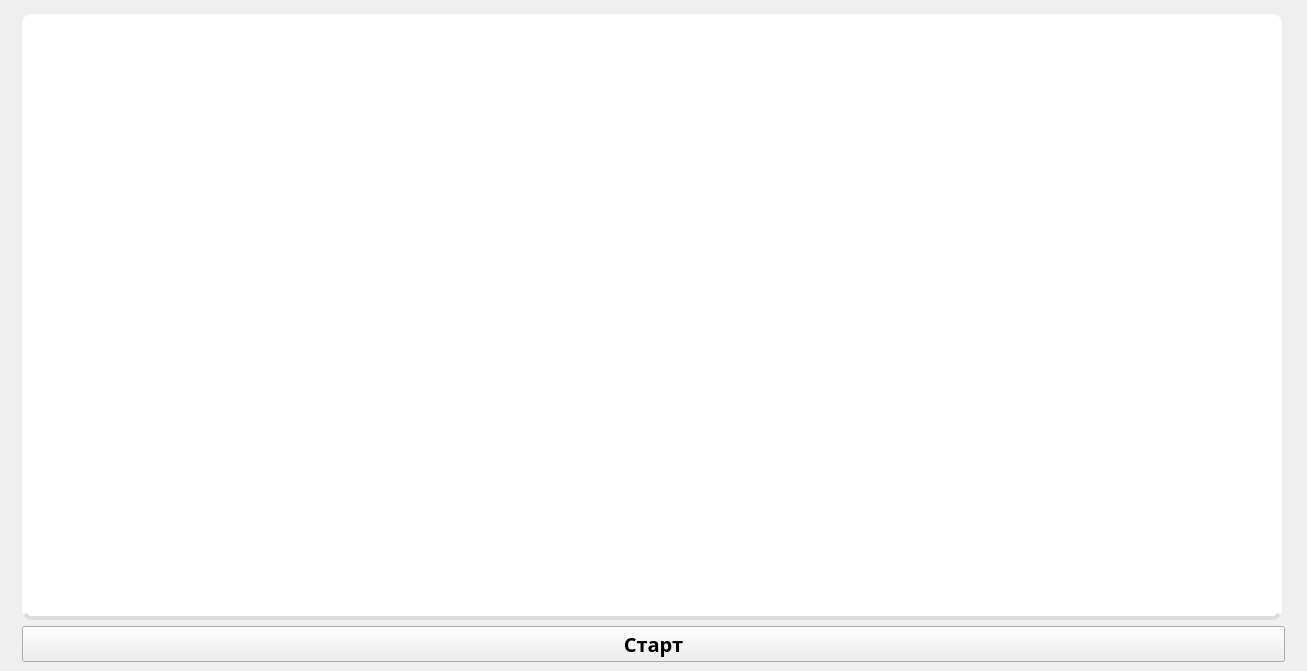
<?xml version="1.0" encoding="UTF-8"?>
<ui version="4.0">
 <class>MainWindow</class>
 <widget class="QMainWindow" name="MainWindow">
  <property name="geometry">
   <rect>
    <x>0</x>
    <y>0</y>
    <width>1307</width>
    <height>671</height>
   </rect>
  </property>
  <property name="sizePolicy">
   <sizepolicy hsizetype="Preferred" vsizetype="Fixed">
    <horstretch>0</horstretch>
    <verstretch>0</verstretch>
   </sizepolicy>
  </property>
  <property name="windowTitle">
   <string>MainWindow</string>
  </property>
  <widget class="QWidget" name="centralwidget">
   <layout class="QGridLayout" name="gridLayout">
    <item row="1" column="1">
     <widget class="QListWidget" name="listWidget">
      <property name="styleSheet">
       <string notr="true">font-family: 'Roboto Slab', serif;
color: 'black';
border-bottom: 4px solid rgba(220,220,220, 1);
background-color: rgba(255, 255, 255, 1);
font-size: 1.2em;
padding: 5px 9px;
border-radius: 10px;
margin-top: 5px;
margin-right: 3%;
float: right;</string>
      </property>
     </widget>
    </item>
    <item row="1" column="0" rowspan="2">
     <widget class="QLabel" name="label">
      <property name="sizePolicy">
       <sizepolicy hsizetype="Preferred" vsizetype="Preferred">
        <horstretch>0</horstretch>
        <verstretch>0</verstretch>
       </sizepolicy>
      </property>
      <property name="styleSheet">
       <string notr="true">border-radius: 10px</string>
      </property>
      <property name="text">
       <string/>
      </property>
      <property name="pixmap">
       <pixmap>C:/Users/Danila/Desktop/Pyatochek.png</pixmap>
      </property>
     </widget>
    </item>
    <item row="2" column="1">
     <widget class="QPushButton" name="pushButton">
      <property name="sizePolicy">
       <sizepolicy hsizetype="Minimum" vsizetype="Fixed">
        <horstretch>0</horstretch>
        <verstretch>0</verstretch>
       </sizepolicy>
      </property>
      <property name="font">
       <font>
        <family>Roboto Slab</family>
        <pointsize>15</pointsize>
        <weight>75</weight>
        <italic>false</italic>
        <bold>true</bold>
       </font>
      </property>
      <property name="cursor">
       <cursorShape>PointingHandCursor</cursorShape>
      </property>
      <property name="styleSheet">
       <string notr="true">font-family: 'Roboto Slab', serif;
color: 'white';
border-bottom: 4px solid rgba(217,91,72, 1);
background-color: rgba(236, 101, 80, 1);
font-size: 1.2em;
padding: 5px 9px;
border-radius: 10px;
margin-top: 5px;
margin-right: 3%;
float: right;
pressed  {
background-color: rgb(232,95,76); } </string>
      </property>
      <property name="text">
       <string>Старт</string>
      </property>
     </widget>
    </item>
    <item row="1" column="2" rowspan="2">
     <widget class="QLabel" name="label_2">
      <property name="styleSheet">
       <string notr="true">border-radius: 10px;</string>
      </property>
      <property name="text">
       <string/>
      </property>
      <property name="pixmap">
       <pixmap>C:/Users/Danila/Desktop/WinnieThePooh.png</pixmap>
      </property>
     </widget>
    </item>
   </layout>
  </widget>
 </widget>
 <resources/>
 <connections/>
</ui>
